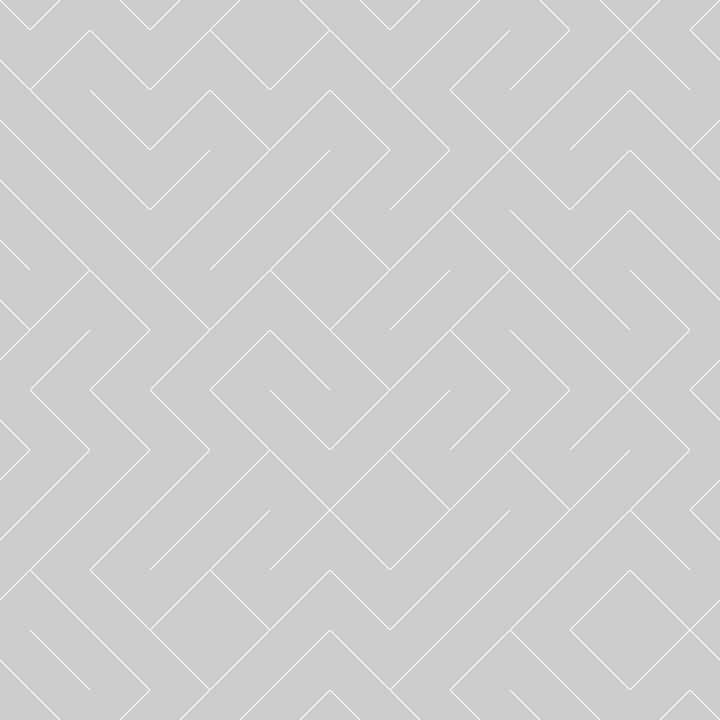
Frame 1 (no input)
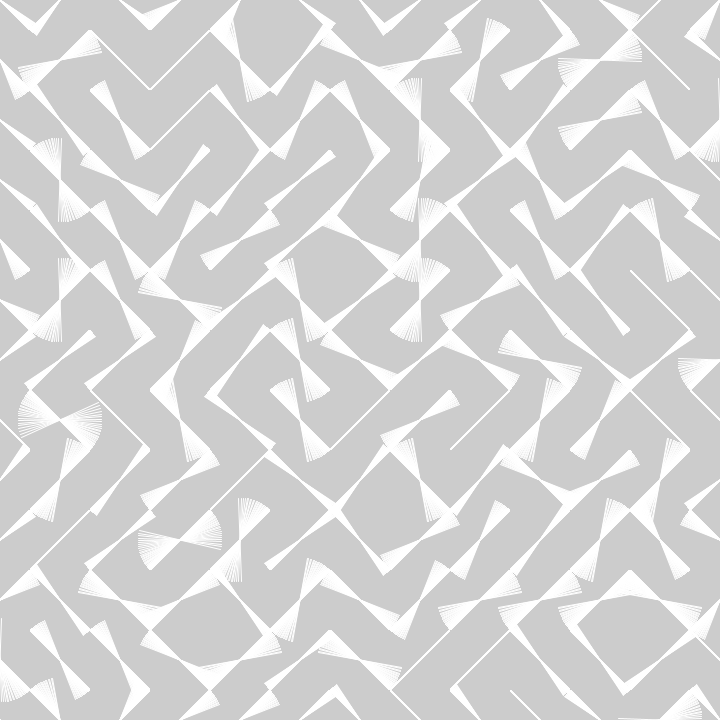
Frame 60 (the mouse pressed at the canvas centre just before this capture)
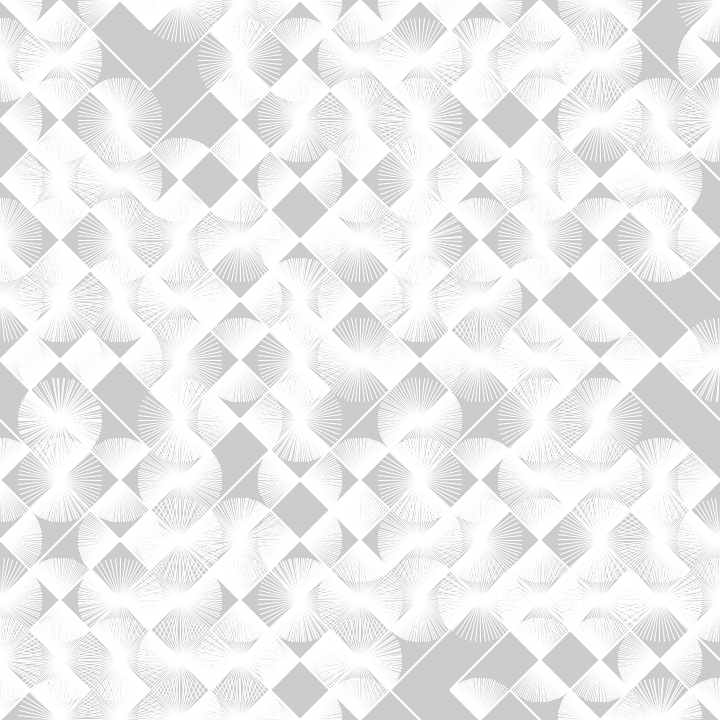
Frame 120 (the mouse held since frame 60 and released just before this capture)

The Processing sketch that drew these frames (run headless with seeded random() and noise(); from frame 60 on, the mouse is pressed at the canvas centre):

// Processing sketch: bit2atom_20210217c_occMazePattern
// ── bit2atom_20210217c_occMazePattern.pde
float x, y, t, R, N, C, S;
void setup() {
  size(720, 720);
  stroke(-1);
}
void draw() {
  clear();
  t+=.01;
  for (y=0; y<800; y+=60)for (x=0; x<800; x+=60)line(x+(C=cos(R=PI/4+((N=int(noise(x, y, int(t))*8))+(int(noise(x, y, int(t)+1)*8)-N)*pow(t%1, 4))*PI/2)*42), y+(S=sin(R)*42), x-C, y-S);
}
